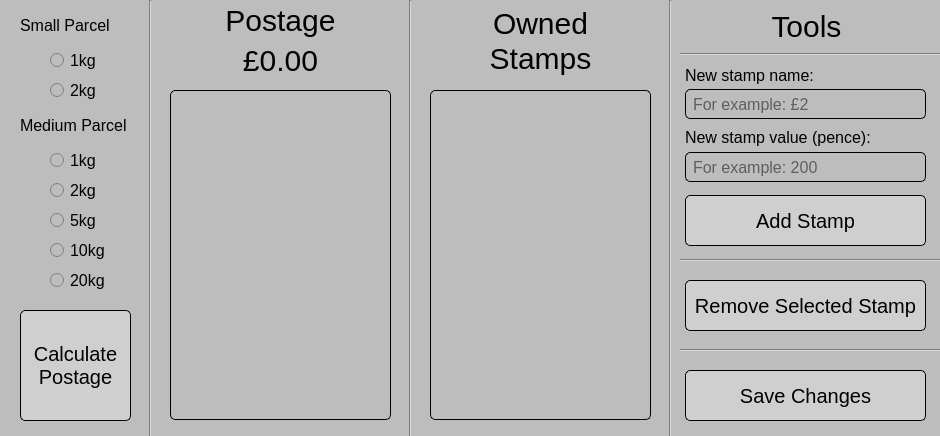
<?xml version="1.0" encoding="UTF-8"?>
<ui version="4.0">
 <class>MainWindow</class>
 <widget class="QMainWindow" name="MainWindow">
  <property name="geometry">
   <rect>
    <x>0</x>
    <y>0</y>
    <width>940</width>
    <height>436</height>
   </rect>
  </property>
  <property name="maximumSize">
   <size>
    <width>940</width>
    <height>436</height>
   </size>
  </property>
  <property name="windowTitle">
   <string>Stamp Calculator</string>
  </property>
  <property name="windowIcon">
   <iconset resource="stampCalculator.qrc">
    <normaloff>:/Icons/stamp.ico</normaloff>:/Icons/stamp.ico</iconset>
  </property>
  <property name="styleSheet">
   <string notr="true">QWidget  {
	font-size: 16px;
	color: #000000;
	background-color: #bdbdbd;
}

QLabel#postageTitleLabel, QLabel#postageResultLabel, QLabel#currentStampsLabel, QLabel#toolsTitleLabel {
	font-size: 30px;
}

QLineEdit {
	padding: 5px;
	border-radius: 5px;
	border: 1px solid black;
}

QListWidget#postageResultStampList, QListWidget#currentOwnedStampsList {
	font-size: 25px;
}

QListWidget {
	border-radius: 5px;
	border: 1px solid black;
}
QListWidget:item {
	border-radius:2px;
}
QListWidget:item:hover {
    background-color: lightgrey;
}
QListWidget:item:selected {
	color: black;
    background-color: #afafaf;
}

QPushButton#calcStampsToUseBtn, QPushButton#addNewStampBtn, QPushButton#rmveSelectedStampBtn, QPushButton#saveChangesBtn {
	font-size: 20px;
}

QPushButton {
	border: 1px solid black;
	border-radius: 5px;
	background-color: #cfcfcf;
}
QPushButton:hover {
	background-color: #707070;
}</string>
  </property>
  <widget class="QWidget" name="centralwidget">
   <widget class="QLabel" name="smallParcelTitleLable">
    <property name="geometry">
     <rect>
      <x>20</x>
      <y>10</y>
      <width>111</width>
      <height>31</height>
     </rect>
    </property>
    <property name="text">
     <string>Small Parcel</string>
    </property>
   </widget>
   <widget class="QRadioButton" name="smallParcel1kgRadio">
    <property name="geometry">
     <rect>
      <x>50</x>
      <y>50</y>
      <width>82</width>
      <height>21</height>
     </rect>
    </property>
    <property name="text">
     <string>1kg</string>
    </property>
   </widget>
   <widget class="QRadioButton" name="smallParcel2kgRadio">
    <property name="geometry">
     <rect>
      <x>50</x>
      <y>80</y>
      <width>82</width>
      <height>21</height>
     </rect>
    </property>
    <property name="text">
     <string>2kg</string>
    </property>
   </widget>
   <widget class="QRadioButton" name="mediumParcel2kgRadio">
    <property name="geometry">
     <rect>
      <x>50</x>
      <y>180</y>
      <width>82</width>
      <height>21</height>
     </rect>
    </property>
    <property name="text">
     <string>2kg</string>
    </property>
   </widget>
   <widget class="QRadioButton" name="mediumParcel1kgRadio">
    <property name="geometry">
     <rect>
      <x>50</x>
      <y>150</y>
      <width>82</width>
      <height>21</height>
     </rect>
    </property>
    <property name="text">
     <string>1kg</string>
    </property>
   </widget>
   <widget class="QLabel" name="mediumParcelTitleLabel">
    <property name="geometry">
     <rect>
      <x>20</x>
      <y>110</y>
      <width>111</width>
      <height>31</height>
     </rect>
    </property>
    <property name="text">
     <string>Medium Parcel</string>
    </property>
   </widget>
   <widget class="QRadioButton" name="mediumParcel5kgRadio">
    <property name="geometry">
     <rect>
      <x>50</x>
      <y>210</y>
      <width>82</width>
      <height>21</height>
     </rect>
    </property>
    <property name="text">
     <string>5kg</string>
    </property>
   </widget>
   <widget class="QRadioButton" name="mediumParcel20kgRadio">
    <property name="geometry">
     <rect>
      <x>50</x>
      <y>270</y>
      <width>82</width>
      <height>21</height>
     </rect>
    </property>
    <property name="text">
     <string>20kg</string>
    </property>
   </widget>
   <widget class="QRadioButton" name="mediumParcel10kgRadio">
    <property name="geometry">
     <rect>
      <x>50</x>
      <y>240</y>
      <width>82</width>
      <height>21</height>
     </rect>
    </property>
    <property name="text">
     <string>10kg</string>
    </property>
   </widget>
   <widget class="QPushButton" name="calcStampsToUseBtn">
    <property name="geometry">
     <rect>
      <x>20</x>
      <y>310</y>
      <width>111</width>
      <height>111</height>
     </rect>
    </property>
    <property name="cursor">
     <cursorShape>PointingHandCursor</cursorShape>
    </property>
    <property name="text">
     <string>Calculate
Postage</string>
    </property>
   </widget>
   <widget class="QLabel" name="postageResultLabel">
    <property name="geometry">
     <rect>
      <x>170</x>
      <y>40</y>
      <width>221</width>
      <height>41</height>
     </rect>
    </property>
    <property name="text">
     <string>£0.00</string>
    </property>
    <property name="alignment">
     <set>Qt::AlignCenter</set>
    </property>
   </widget>
   <widget class="Line" name="verticalLineL">
    <property name="geometry">
     <rect>
      <x>140</x>
      <y>0</y>
      <width>20</width>
      <height>441</height>
     </rect>
    </property>
    <property name="styleSheet">
     <string notr="true"/>
    </property>
    <property name="orientation">
     <enum>Qt::Vertical</enum>
    </property>
   </widget>
   <widget class="Line" name="verticalLineM">
    <property name="geometry">
     <rect>
      <x>400</x>
      <y>0</y>
      <width>20</width>
      <height>441</height>
     </rect>
    </property>
    <property name="orientation">
     <enum>Qt::Vertical</enum>
    </property>
   </widget>
   <widget class="QLabel" name="currentStampsLabel">
    <property name="geometry">
     <rect>
      <x>430</x>
      <y>0</y>
      <width>221</width>
      <height>81</height>
     </rect>
    </property>
    <property name="text">
     <string>Owned
Stamps</string>
    </property>
    <property name="alignment">
     <set>Qt::AlignCenter</set>
    </property>
   </widget>
   <widget class="QListWidget" name="postageResultStampList">
    <property name="geometry">
     <rect>
      <x>170</x>
      <y>90</y>
      <width>221</width>
      <height>330</height>
     </rect>
    </property>
    <property name="defaultDropAction">
     <enum>Qt::IgnoreAction</enum>
    </property>
    <property name="selectionMode">
     <enum>QAbstractItemView::NoSelection</enum>
    </property>
   </widget>
   <widget class="QListWidget" name="currentOwnedStampsList">
    <property name="geometry">
     <rect>
      <x>430</x>
      <y>90</y>
      <width>221</width>
      <height>330</height>
     </rect>
    </property>
    <property name="showDropIndicator" stdset="0">
     <bool>false</bool>
    </property>
    <property name="defaultDropAction">
     <enum>Qt::IgnoreAction</enum>
    </property>
    <property name="selectionMode">
     <enum>QAbstractItemView::SingleSelection</enum>
    </property>
    <property name="isWrapping" stdset="0">
     <bool>false</bool>
    </property>
    <property name="wordWrap">
     <bool>true</bool>
    </property>
   </widget>
   <widget class="QLabel" name="toolsTitleLabel">
    <property name="geometry">
     <rect>
      <x>686</x>
      <y>6</y>
      <width>241</width>
      <height>41</height>
     </rect>
    </property>
    <property name="text">
     <string>Tools</string>
    </property>
    <property name="alignment">
     <set>Qt::AlignCenter</set>
    </property>
   </widget>
   <widget class="Line" name="verticalLineR">
    <property name="geometry">
     <rect>
      <x>660</x>
      <y>0</y>
      <width>20</width>
      <height>441</height>
     </rect>
    </property>
    <property name="orientation">
     <enum>Qt::Vertical</enum>
    </property>
   </widget>
   <widget class="QLabel" name="postageTitleLabel">
    <property name="geometry">
     <rect>
      <x>170</x>
      <y>0</y>
      <width>221</width>
      <height>41</height>
     </rect>
    </property>
    <property name="text">
     <string>Postage</string>
    </property>
    <property name="alignment">
     <set>Qt::AlignCenter</set>
    </property>
   </widget>
   <widget class="QPushButton" name="rmveSelectedStampBtn">
    <property name="geometry">
     <rect>
      <x>685</x>
      <y>280</y>
      <width>241</width>
      <height>51</height>
     </rect>
    </property>
    <property name="cursor">
     <cursorShape>PointingHandCursor</cursorShape>
    </property>
    <property name="text">
     <string>Remove Selected Stamp</string>
    </property>
   </widget>
   <widget class="Line" name="horizontalLine2">
    <property name="geometry">
     <rect>
      <x>670</x>
      <y>340</y>
      <width>281</width>
      <height>20</height>
     </rect>
    </property>
    <property name="orientation">
     <enum>Qt::Horizontal</enum>
    </property>
   </widget>
   <widget class="Line" name="horizontalLine1">
    <property name="geometry">
     <rect>
      <x>667</x>
      <y>250</y>
      <width>281</width>
      <height>20</height>
     </rect>
    </property>
    <property name="orientation">
     <enum>Qt::Horizontal</enum>
    </property>
   </widget>
   <widget class="QLabel" name="newStampNameLabel">
    <property name="geometry">
     <rect>
      <x>685</x>
      <y>60</y>
      <width>241</width>
      <height>30</height>
     </rect>
    </property>
    <property name="text">
     <string>New stamp name:</string>
    </property>
   </widget>
   <widget class="QPushButton" name="saveChangesBtn">
    <property name="geometry">
     <rect>
      <x>685</x>
      <y>370</y>
      <width>241</width>
      <height>51</height>
     </rect>
    </property>
    <property name="cursor">
     <cursorShape>PointingHandCursor</cursorShape>
    </property>
    <property name="text">
     <string>Save Changes</string>
    </property>
   </widget>
   <widget class="QLabel" name="newStampValueLabel">
    <property name="geometry">
     <rect>
      <x>685</x>
      <y>122</y>
      <width>241</width>
      <height>30</height>
     </rect>
    </property>
    <property name="text">
     <string>New stamp value (pence):</string>
    </property>
   </widget>
   <widget class="QPushButton" name="addNewStampBtn">
    <property name="geometry">
     <rect>
      <x>685</x>
      <y>195</y>
      <width>241</width>
      <height>51</height>
     </rect>
    </property>
    <property name="cursor">
     <cursorShape>PointingHandCursor</cursorShape>
    </property>
    <property name="text">
     <string>Add Stamp</string>
    </property>
    <property name="flat">
     <bool>false</bool>
    </property>
   </widget>
   <widget class="QLineEdit" name="newStampNameLineEdit">
    <property name="geometry">
     <rect>
      <x>685</x>
      <y>89</y>
      <width>241</width>
      <height>30</height>
     </rect>
    </property>
    <property name="inputMask">
     <string/>
    </property>
    <property name="text">
     <string/>
    </property>
    <property name="placeholderText">
     <string>For example: £2</string>
    </property>
   </widget>
   <widget class="QLineEdit" name="newStampValueLineEdit">
    <property name="geometry">
     <rect>
      <x>685</x>
      <y>152</y>
      <width>241</width>
      <height>30</height>
     </rect>
    </property>
    <property name="placeholderText">
     <string>For example: 200</string>
    </property>
    <property name="clearButtonEnabled">
     <bool>false</bool>
    </property>
   </widget>
   <widget class="Line" name="horizontalLine3">
    <property name="geometry">
     <rect>
      <x>670</x>
      <y>44</y>
      <width>281</width>
      <height>20</height>
     </rect>
    </property>
    <property name="orientation">
     <enum>Qt::Horizontal</enum>
    </property>
   </widget>
   <zorder>horizontalLine2</zorder>
   <zorder>horizontalLine3</zorder>
   <zorder>horizontalLine1</zorder>
   <zorder>smallParcelTitleLable</zorder>
   <zorder>smallParcel1kgRadio</zorder>
   <zorder>smallParcel2kgRadio</zorder>
   <zorder>mediumParcel2kgRadio</zorder>
   <zorder>mediumParcel1kgRadio</zorder>
   <zorder>mediumParcelTitleLabel</zorder>
   <zorder>mediumParcel5kgRadio</zorder>
   <zorder>mediumParcel20kgRadio</zorder>
   <zorder>mediumParcel10kgRadio</zorder>
   <zorder>calcStampsToUseBtn</zorder>
   <zorder>postageResultLabel</zorder>
   <zorder>verticalLineL</zorder>
   <zorder>verticalLineM</zorder>
   <zorder>currentStampsLabel</zorder>
   <zorder>postageResultStampList</zorder>
   <zorder>currentOwnedStampsList</zorder>
   <zorder>toolsTitleLabel</zorder>
   <zorder>verticalLineR</zorder>
   <zorder>postageTitleLabel</zorder>
   <zorder>rmveSelectedStampBtn</zorder>
   <zorder>newStampNameLabel</zorder>
   <zorder>saveChangesBtn</zorder>
   <zorder>newStampValueLabel</zorder>
   <zorder>addNewStampBtn</zorder>
   <zorder>newStampNameLineEdit</zorder>
   <zorder>newStampValueLineEdit</zorder>
  </widget>
 </widget>
 <tabstops>
  <tabstop>smallParcel1kgRadio</tabstop>
  <tabstop>smallParcel2kgRadio</tabstop>
  <tabstop>mediumParcel1kgRadio</tabstop>
  <tabstop>mediumParcel2kgRadio</tabstop>
  <tabstop>mediumParcel5kgRadio</tabstop>
  <tabstop>mediumParcel10kgRadio</tabstop>
  <tabstop>mediumParcel20kgRadio</tabstop>
  <tabstop>calcStampsToUseBtn</tabstop>
  <tabstop>postageResultStampList</tabstop>
  <tabstop>currentOwnedStampsList</tabstop>
 </tabstops>
 <resources>
  <include location="stampCalculator.qrc"/>
 </resources>
 <connections/>
</ui>
